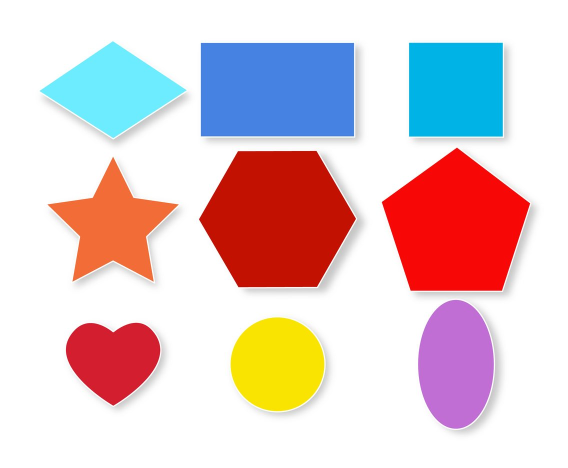
#> input picture resources/shapes.jpg, 1136 x 936 px (shown at 1/2 size)
$ python 10-ShapeDet.py
#> lines starting #> are read from the running program, lines starting #| are printed output that depends on the picture; after the words box and inside, x2 and y2 are one past the last pixel; in counts of white or black regions, pixels touching at a corner belong together
import cv2 as cv
import numpy as np

def stackImages(scale,imgArray):
    rows = len(imgArray)
    cols = len(imgArray[0])
    rowsAvailable = isinstance(imgArray[0], list)
    width = imgArray[0][0].shape[1]
    height = imgArray[0][0].shape[0]
    if rowsAvailable:
        for x in range ( 0, rows):
            for y in range(0, cols):
                if imgArray[x][y].shape[:2] == imgArray[0][0].shape [:2]:
                    imgArray[x][y] = cv.resize(imgArray[x][y], (0, 0), None, scale, scale)
                else:
                    imgArray[x][y] = cv.resize(imgArray[x][y], (imgArray[0][0].shape[1], imgArray[0][0].shape[0]), None, scale, scale)
                if len(imgArray[x][y].shape) == 2: imgArray[x][y]= cv.cvtColor( imgArray[x][y], cv.COLOR_GRAY2BGR)
        imageBlank = np.zeros((height, width, 3), np.uint8)
        hor = [imageBlank]*rows
        hor_con = [imageBlank]*rows
        for x in range(0, rows):
            hor[x] = np.hstack(imgArray[x])
        ver = np.vstack(hor)
    else:
        for x in range(0, rows):
            if imgArray[x].shape[:2] == imgArray[0].shape[:2]:
                imgArray[x] = cv.resize(imgArray[x], (0, 0), None, scale, scale)
            else:
                imgArray[x] = cv.resize(imgArray[x], (imgArray[0].shape[1], imgArray[0].shape[0]), None,scale, scale)
            if len(imgArray[x].shape) == 2: imgArray[x] = cv.cvtColor(imgArray[x], cv.COLOR_GRAY2BGR)
        hor= np.hstack(imgArray)
        ver = hor
    return ver


def getContours(img):
    shape = "unknown"
    contours,heirarchy = cv.findContours(img,cv.RETR_EXTERNAL,cv.CHAIN_APPROX_NONE)
    for cnt in contours:
        area = cv.contourArea(cnt)
        if area>100:
            cv.drawContours(imgBlank,cnt,-1,(255,0,0),3)      #drawContour(outputSrc,cnt,limit,BRG,Thickness)
            peri = cv.arcLength(cnt,True)                       #arcLength(cnt,ClosedOrNot)
            approx = cv.approxPolyDP(cnt,0.02*peri,True)        #gives corner of points
            vertices = len(approx)
            x,y,width,height = cv.boundingRect(approx)

            if(vertices == 3):
                shape = "Triangle"
            elif vertices == 4:
                if width/float(height) > 0.95 and width/float(height) < 1.05:
                    shape = "Square"
                else:
                    shape = "Rectangle"
            elif vertices == 5:
                shape = "Pentagan"
            elif vertices == 6:
                shape = "Hexagon"

            cv.rectangle(imgContour,(x,y),(x+width,y+height),(0,255,255),2)
            cv.putText(imgContour,shape,(x+int(width/2)-70,y+int(height/2)),cv.FONT_HERSHEY_COMPLEX,1,(0,0,0),2)


path = "resources/shapes.jpg"
img = cv.imread(path)
#> img is the input picture: shape (936, 1136, 3); mean B, G, R 204.3, 202, 223.4
imgContour = img.copy()
#img = cv.resize(cv.imread(path),(512,400))

imgGray = cv.cvtColor(img,cv.COLOR_BGR2GRAY)
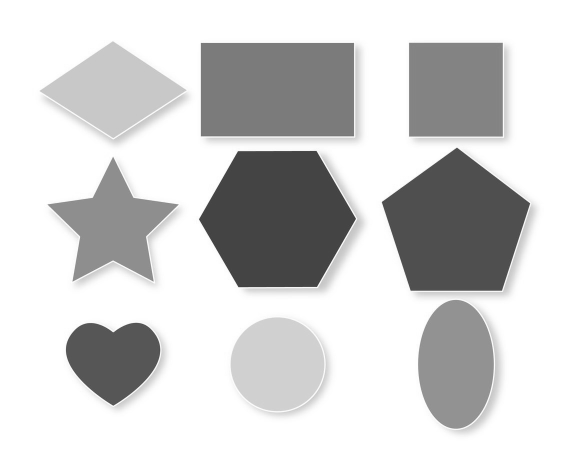
#> imgGray: shape (936, 1136) (shown at 1/2 size); min 46, max 255, mean 208.7
imgBlur = cv.GaussianBlur(imgGray,(7,7),2)
imgCanny = cv.Canny(imgBlur,50,50)
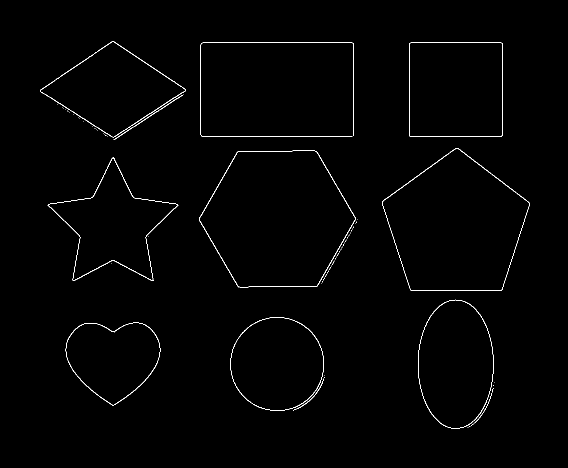
#> imgCanny: shape (936, 1136) (shown at 1/2 size); 0.81% white in thin lines or dots, all inside (x1, y1, x2, y2) = (80, 83, 1060, 857)
imgBlank = np.zeros_like(img)
getContours(imgCanny)
#> in getContours, `contours,heirarchy = cv.findContours(img,cv.RETR_EXTERNAL,cv.CHAIN_APP..`: contours = 67 contours, 56 with area under 20; largest, box (x1, y1, x2, y2) and area: (398, 301, 711, 575) 64020, (764, 296, 1060, 582) 58577, (818, 85, 1006, 274) 34962, (836, 599, 987, 857) 30492, (80, 83, 372, 275) 28455
#> the loop in getContours, `for cnt in contours:` made 67 passes
#> (area, peri, approx, vertices, x, y, width, height) on passes 65, 67: (34962, 745.3, [[818, 86], [818, 271], [1003, 272], [1005, 87]], 4, 818, 86, 188, 187), (28455, 744.6, [[223, 83], [80, 183], [227, 274], [371, 178]], 4, 80, 83, 292, 192)
#> (area, peri, vertices, x, y, width, height, shape) on passes 46 to 47: (64019.5, 986.3, 6, 399, 302, 311, 273, 'Hexagon'), (58577, 966.3, 5, 764, 296, 296, 286, 'Pentagan')
#> after the loop in getContours, `for cnt in contours:`:
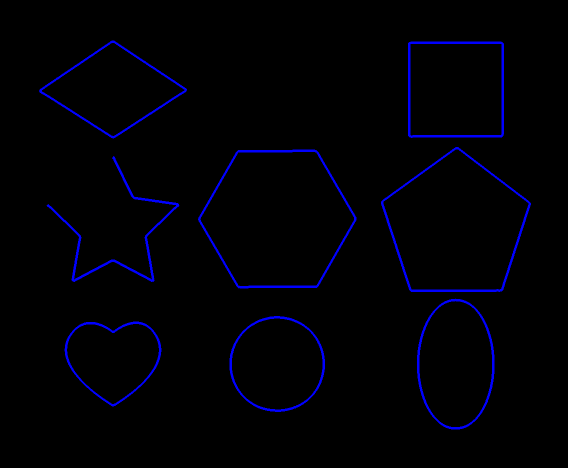
#> imgBlank: shape (936, 1136, 3) (shown at 1/2 size); mean B, G, R 6.4, 0, 0
#> after the loop in getContours, `for cnt in contours:`:
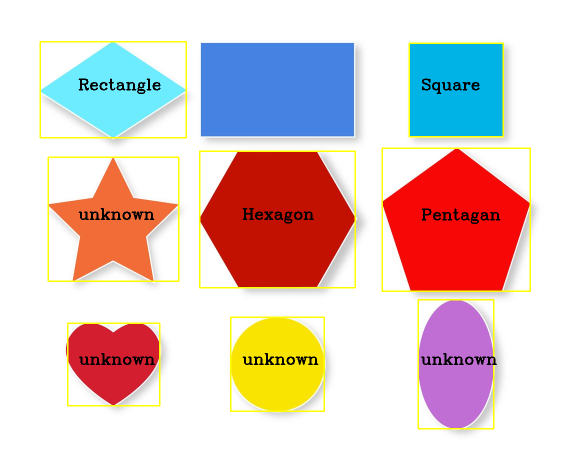
#> imgContour: shape (936, 1136, 3) (shown at 1/2 size); 3.06% of pixels changed, all inside (x1, y1, x2, y2) = (79, 82, 1062, 859)

imgStack = stackImages(0.3,([img,imgGray,imgBlur],[imgCanny,imgContour,imgBlank]))
#> after the loop in stackImages, `for x in range(0, rows):`: hor = 2 items
#> in stackImages, `ver = np.vstack(hor)`:
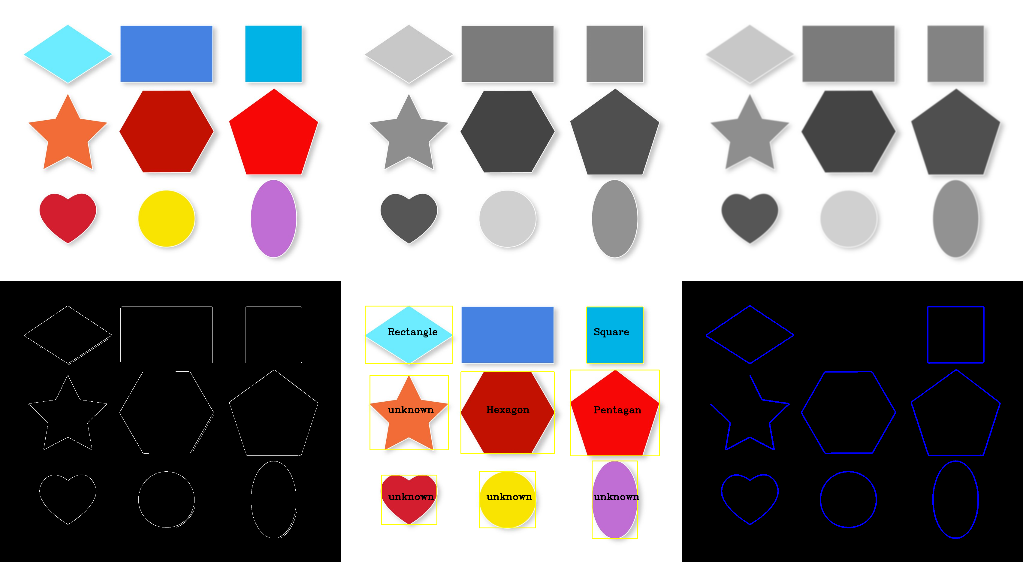
#> ver: shape (562, 1023, 3); mean of channels 0, 1, 2 138.1, 137.1, 144.1; drawn as B, G, R

cv.imshow("Stacked Images",imgStack)
cv.waitKey(0)

$ run again, with resources/cards.jpg copied over resources/shapes.jpg
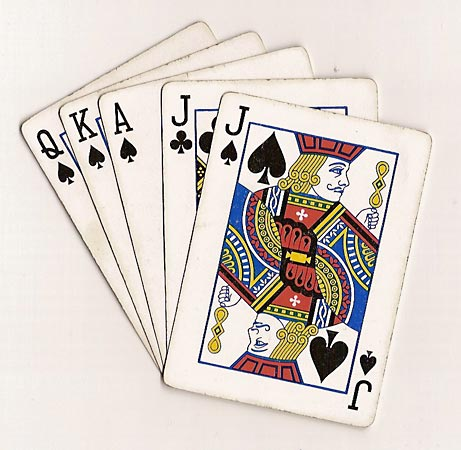
#> input picture resources/cards.jpg, 461 x 450 px
#> img is the input picture: shape (450, 461, 3); mean B, G, R 203.8, 209.8, 218.8
#> `imgCanny = cv.Canny(imgBlur,50,50)`:
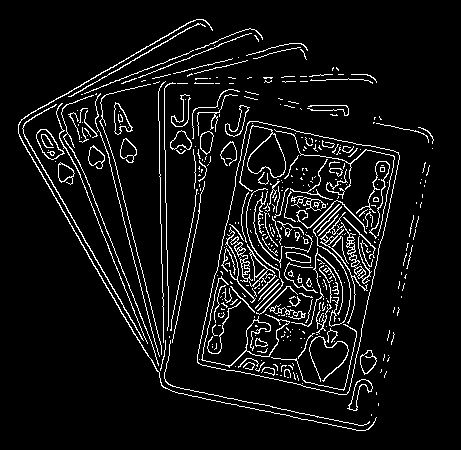
#> imgCanny: shape (450, 461); 7.2% white in thin lines or dots, all inside (x1, y1, x2, y2) = (18, 19, 434, 431)
#> contours = 148 contours, 132 with area under 20; largest, box (x1, y1, x2, y2) and area: (197, 121, 400, 395) 38528, (36, 129, 65, 160) 461, (114, 102, 133, 135) 305, (360, 350, 377, 375) 250, (170, 130, 192, 150) 247
#> the loop in getContours, `for cnt in contours:` made 148 passes
#> (area, peri, approx, vertices, x, y, width, height) on passes 77, 92: (38528.5, 851, [[249, 121], [197, 362], [346, 394], [398, 152]], 4, 197, 121, 202, 274), (132.5, 615.1, [[55, 104], [24, 136], [143, 340], [23, 133]], 4, 23, 104, 121, 237)
#> after the loop in stackImages, `for x in range(0, rows):`: hor = 2 items
#> in stackImages, `ver = np.vstack(hor)`:
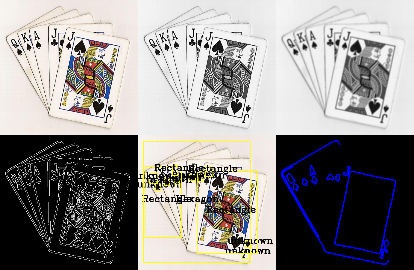
#> ver: shape (270, 414, 3); mean of channels 0, 1, 2 139.9, 141.5, 144.4; drawn as B, G, R
